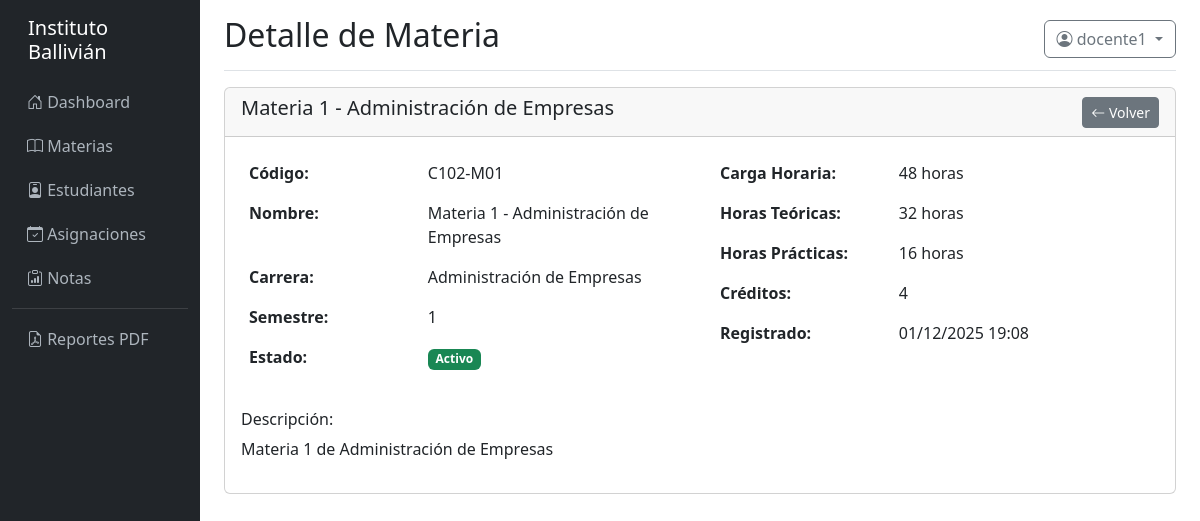
The app's page /materias/7 (signed in) with its own data.
### models/__init__.py (models this page shows, shortened)
class Usuario(UserMixin, db.Model):
    __tablename__ = 'usuario'
    id = db.Column(db.Integer, primary_key=True)
    username = db.Column(db.String(100), unique=True, nullable=False)
    email = db.Column(db.String(150))
    password_hash = db.Column(db.String(255), nullable=False)
    persona_id = db.Column(db.Integer, db.ForeignKey('persona.id'))
    estudiante_id = db.Column(db.Integer, db.ForeignKey('estudiante.id'))
    docente_id = db.Column(db.Integer, db.ForeignKey('docente.id'))
    activo = db.Column(db.Boolean, default=True)
    ultimo_login = db.Column(db.DateTime)
    created_at = db.Column(db.DateTime, default=datetime.utcnow)
    updated_at = db.Column(db.DateTime, onupdate=datetime.utcnow)
    roles = db.relationship('Rol', secondary=usuario_rol, backref='usuarios')
    def tiene_permiso(self, nombre_permiso):
        for rol in self.roles:
            for permiso in rol.permisos:
                if permiso.nombre == nombre_permiso:
                    return True
        return False

class Materia(db.Model):
    __tablename__ = 'materia'
    id = db.Column(db.Integer, primary_key=True)
    codigo = db.Column(db.String(50), unique=True, nullable=False)
    nombre = db.Column(db.String(255), nullable=False)
    descripcion = db.Column(db.Text)
    carga_horaria = db.Column(db.Integer, default=0)
    horas_teoricas = db.Column(db.Integer, default=0)
    horas_practicas = db.Column(db.Integer, default=0)
    creditos = db.Column(db.Integer, default=0)
    semestre = db.Column(db.Integer)
    prerequisito_id = db.Column(db.Integer, db.ForeignKey('materia.id'))
    carrera_id = db.Column(db.Integer, db.ForeignKey('carrera.id'))
    requerido_para_semestre = db.Column(db.Boolean, default=False)
    activo = db.Column(db.Boolean, default=True)
    created_at = db.Column(db.DateTime, default=datetime.utcnow)
    updated_at = db.Column(db.DateTime, onupdate=datetime.utcnow)
    asignaciones = db.relationship('Asignacion', backref='materia', lazy=True, cascade='all, delete-orphan')

class Carrera(db.Model):
    __tablename__ = 'carrera'
    id = db.Column(db.Integer, primary_key=True)
    codigo = db.Column(db.String(30), unique=True, nullable=False)
    nombre = db.Column(db.String(255), nullable=False)
    descripcion = db.Column(db.Text)
    tipo = db.Column(db.Enum('Pregrado', 'Tecnico', 'Posgrado', 'Diplomado', 'Otro'), default='Pregrado')
    carga_horaria = db.Column(db.Integer, default=0)
    creditos = db.Column(db.Integer)
    fecha_creacion = db.Column(db.Date)
    activo = db.Column(db.Boolean, default=True)
    created_at = db.Column(db.DateTime, default=datetime.utcnow)
    updated_at = db.Column(db.DateTime, onupdate=datetime.utcnow)
    materias = db.relationship('Materia', backref='carrera', lazy=True, cascade='all, delete-orphan')
    inscripciones = db.relationship('Inscripcion', backref='carrera', lazy=True)
    asignaciones = db.relationship('Asignacion', backref='carrera', lazy=True)

### controllers/materia_controller.py (the view)
@materia_bp.route('/<int:id>')
@login_required
def detalle(id):
    materia = Materia.query.get_or_404(id)
    return render_template('materia/detalle.html', materia=materia)

### utils/helpers.py (called while the page is built)
def format_datetime(datetime_obj):
    if datetime_obj:
        return datetime_obj.strftime('%d/%m/%Y %H:%M')
    return ''

### templates/materia/detalle.html (shortened to what this page needs)
{% extends "base.html" %}
{% block page_title %}Detalle de Materia{% endblock %}
{% block content %}
<div class="card">
    <div class="card-header d-flex justify-content-between align-items-center">
        <h5>{{ materia.nombre }}</h5>
        <div>
            <a href="{{ url_for('materia.index') }}" class="btn btn-secondary btn-sm">
                <i class="bi bi-arrow-left"></i> Volver
            </a>
        </div>
    </div>
    <div class="card-body">
        <div class="row">
            <div class="col-md-6">
                <table class="table table-borderless">
                    <tr>
                        <th width="40%">Código:</th>
                        <td>{{ materia.codigo }}</td>
                    </tr>
                    <tr>
                        <th>Nombre:</th>
                        <td>{{ materia.nombre }}</td>
                    </tr>
                    <tr>
                        <th>Carrera:</th>
                        <td>{{ materia.carrera.nombre if materia.carrera else 'N/A' }}</td>
                    </tr>
                    <tr>
                        <th>Semestre:</th>
                        <td>{{ materia.semestre if materia.semestre else 'N/A' }}</td>
                    </tr>
                    <tr>
                        <th>Estado:</th>
                        <td>
                            {% if materia.activo %}
                                <span class="badge bg-success">Activo</span>
                            {% else %}
                                <span class="badge bg-secondary">Inactivo</span>
                            {% endif %}
                        </td>
                    </tr>
                </table>
            </div>
            <div class="col-md-6">
                <table class="table table-borderless">
                    <tr>
                        <th width="40%">Carga Horaria:</th>
                        <td>{{ materia.carga_horaria }} horas</td>
                    </tr>
                    <tr>
                        <th>Horas Teóricas:</th>
                        <td>{{ materia.horas_teoricas }} horas</td>
                    </tr>
                    <tr>
                        <th>Horas Prácticas:</th>
                        <td>{{ materia.horas_practicas }} horas</td>
                    </tr>
                    <tr>
                        <th>Créditos:</th>
                        <td>{{ materia.creditos }}</td>
                    </tr>
                    <tr>
                        <th>Registrado:</th>
                        <td>{{ materia.created_at|format_datetime }}</td>
                    </tr>
                </table>
            </div>
        </div>
        {% if materia.descripcion %}
        <div class="row mt-3">
            <div class="col-md-12">
                <h6>Descripción:</h6>
                <p>{{ materia.descripcion }}</p>
            </div>
        </div>
        {% endif %}
    </div>
</div>
{% endblock %}

### templates/base.html (shortened to what this page needs)
<!DOCTYPE html>
<html lang="es">
<head>
    <link href="https://cdn.jsdelivr.net/npm/bootstrap@5.3.0/dist/css/bootstrap.min.css" rel="stylesheet">
    <link rel="stylesheet" href="https://cdn.jsdelivr.net/npm/bootstrap-icons@1.11.0/font/bootstrap-icons.css">
</head>
<body>
    <div class="container-fluid">
        <div class="row">
            {% if current_user.is_authenticated %}
            <nav class="col-md-2 col-lg-2 d-md-block sidebar">
                <div class="position-sticky pt-3">
                    <h5 class="text-white px-3 mb-3">Instituto Ballivián</h5>
                    <ul class="nav flex-column">
                        <li class="nav-item">
                            <a class="nav-link" href="{{ url_for('main.dashboard') }}">
                                <i class="bi bi-house-door"></i> Dashboard
                            </a>
                        </li>
                        {% if current_user.tiene_permiso('ver_materias') %}
                        <li class="nav-item">
                            <a class="nav-link" href="{{ url_for('materia.index') }}">
                                <i class="bi bi-book"></i> Materias
                            </a>
                        </li>
                        {% endif %}
                        {% if current_user.tiene_permiso('ver_estudiantes') %}
                        <li class="nav-item">
                            <a class="nav-link" href="{{ url_for('estudiante.index') }}">
                                <i class="bi bi-person-badge"></i> Estudiantes
                            </a>
                        </li>
                        {% endif %}
                        {% if current_user.tiene_permiso('ver_asignaciones') %}
                        <li class="nav-item">
                            <a class="nav-link" href="{{ url_for('asignacion.index') }}">
                                <i class="bi bi-calendar-check"></i> Asignaciones
                            </a>
                        </li>
                        {% endif %}
                        {% if current_user.tiene_permiso('ver_notas') %}
                        <li class="nav-item">
                            <a class="nav-link" href="{{ url_for('nota.index') }}">
                                <i class="bi bi-clipboard-data"></i> Notas
                            </a>
                        </li>
                        {% endif %}
                        <hr class="text-white-50 my-2">
                        <li class="nav-item">
                            <a class="nav-link" href="{{ url_for('reporte.index') }}">
                                <i class="bi bi-file-earmark-pdf"></i> Reportes PDF
                            </a>
                        </li>
                    </ul>
                </div>
            </nav>
            {% endif %}
            <main class="col-md-10 ms-sm-auto col-lg-10 px-md-4">
                {% if current_user.is_authenticated %}
                <div class="d-flex justify-content-between flex-wrap flex-md-nowrap align-items-center pt-3 pb-2 mb-3 border-bottom">
                    <h1 class="h2">{% block page_title %}Dashboard{% endblock %}</h1>
                    <div class="btn-toolbar mb-2 mb-md-0">
                        <div class="dropdown">
                            <button class="btn btn-outline-secondary dropdown-toggle" type="button" id="userDropdown" data-bs-toggle="dropdown">
                                <i class="bi bi-person-circle"></i> {{ current_user.username }}
                            </button>
                        </div>
                    </div>
                </div>
                {% endif %}
                {% block content %}{% endblock %}
            </main>
        </div>
    </div>
</body>
</html>

### templates/base.html (style rules this page uses)
.sidebar { min-height: 100vh; background-color: #212529; }
.sidebar a { color: #adb5bd; text-decoration: none; padding: 10px 15px; display: block; }

### records on screen
Usuario: username "docente1"
Materia: nombre "Materia 1 - Administración de Empresas", codigo "C102-M01", semestre "1", carga_horaria "48", horas_teoricas "32", horas_practicas "16", creditos "4", created_at "01/12/2025 19:08", descripcion "Materia 1 de Administración de Empresas"
Carrera: carrera "Administración de Empresas"
